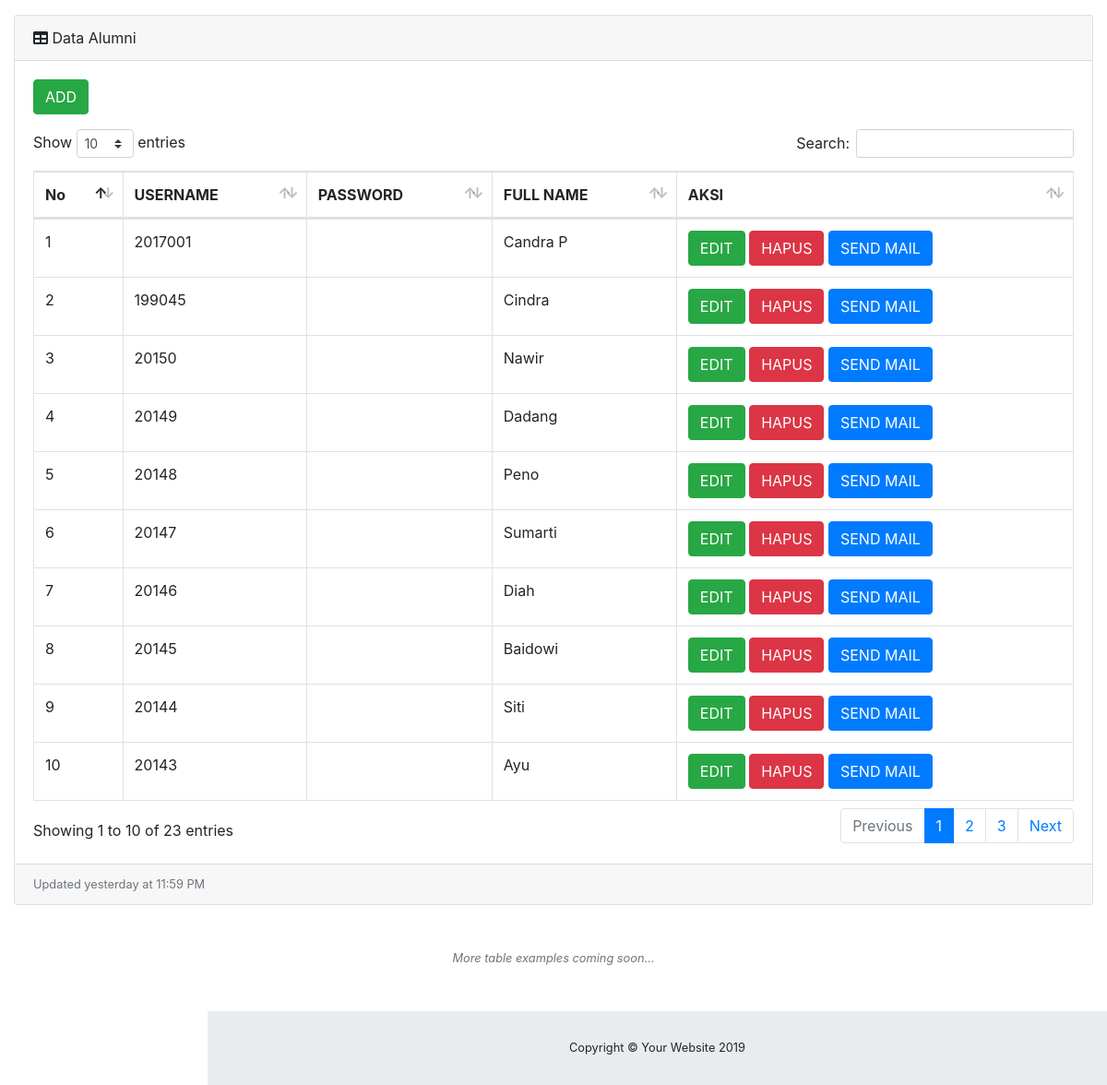
The app's page /admin/data_user.php with its own data.
### tables this page shows
CREATE TABLE `user` (
  `ID` int(11) NOT NULL,
  `ID_USER` int(11) DEFAULT NULL,
  `ID_GRUP` int(11) NOT NULL DEFAULT '2',
  `USERNAME` varchar(50) DEFAULT NULL,
  `PASSWORD` varchar(50) DEFAULT NULL,
  `EMAIL` varchar(50) DEFAULT NULL,
  `NO_TELP` varchar(13) NOT NULL,
  `NM_LENGKAP` varchar(100) DEFAULT NULL
);

### admin/data_user.php (the view, shortened to what this page needs)
<?php
include "../config/koneksi.php";
?>
<!DOCTYPE html>
<html lang="en">
<head>
  <link href="vendor/fontawesome-free/css/all.min.css" rel="stylesheet" type="text/css">
  <link href="vendor/datatables/dataTables.bootstrap4.css" rel="stylesheet">
  <link href="css/sb-admin.css" rel="stylesheet">
</head>
<body id="page-top">
  <div id="wrapper">
    <div id="content-wrapper">
      <div class="container-fluid">
        <div class="card mb-3">
          <div class="card-header">
            <i class="fas fa-table"></i>
            Data Alumni</div>
          <div class="card-body">
            <div class="table-responsive">
              <table class="table table-bordered" id="dataTable" width="100%" cellspacing="0">
              <p><a class="btn btn-success" href="media.php?halaman=user_add">ADD</a></p>
                <thead>
                  <tr>
                    <th>No</th>
                    <th>USERNAME</th>
                    <th>PASSWORD</th>
                    <th>FULL NAME</th>
                    <th>AKSI</th>
                  </tr>
                </thead>
                <tbody>
                <?php
		$no = 1;
		$data = mysqli_query($koneksi,"select * from user order by ID DESC");
		while($d = mysqli_fetch_array($data)){
			?>
			<tr>
				        <td><?php echo $no++; ?></td>
                <td><?php echo $d['USERNAME']; ?></td>
				        <td><?php echo $d['PASSWORD']; ?></td>
                <td><?php echo $d['NM_LENGKAP']; ?></td>
				<td>
					<a class="btn btn-success" href="?halaman=user_edit&ID_USER=<?php echo $d['ID_USER']; ?>">EDIT</a>
					<a class="btn btn-danger" href="ProsesEditUser.php?ID_USER=<?php echo $d['ID_USER']; ?>">HAPUS</a>
          <a class="btn btn-primary" href="?halaman=email">SEND MAIL</a>
				</td>
			</tr>
			<?php
		}
		?>
                </tbody>
              </table>
            </div>
          </div>
          <div class="card-footer small text-muted">Updated yesterday at 11:59 PM</div>
        </div>
        <p class="small text-center text-muted my-5">
          <em>More table examples coming soon...</em>
        </p>
      </div>
      <footer class="sticky-footer">
        <div class="container my-auto">
          <div class="copyright text-center my-auto">
            <span>Copyright © Your Website 2019</span>
          </div>
        </div>
      </footer>
    </div>
  </div>
</body>
</html>

### records on screen
user: USERNAME "2017001", NM_LENGKAP "Candra P"
user: USERNAME "199045", NM_LENGKAP "Cindra"
user: USERNAME "20150", NM_LENGKAP "Nawir"
user: USERNAME "20149", NM_LENGKAP "Dadang"
user: USERNAME "20148", NM_LENGKAP "Peno"
user: USERNAME "20147", NM_LENGKAP "Sumarti"
user: USERNAME "20146", NM_LENGKAP "Diah"
user: USERNAME "20145", NM_LENGKAP "Baidowi"
user: USERNAME "20144", NM_LENGKAP "Siti"
user: USERNAME "20143", NM_LENGKAP "Ayu"
